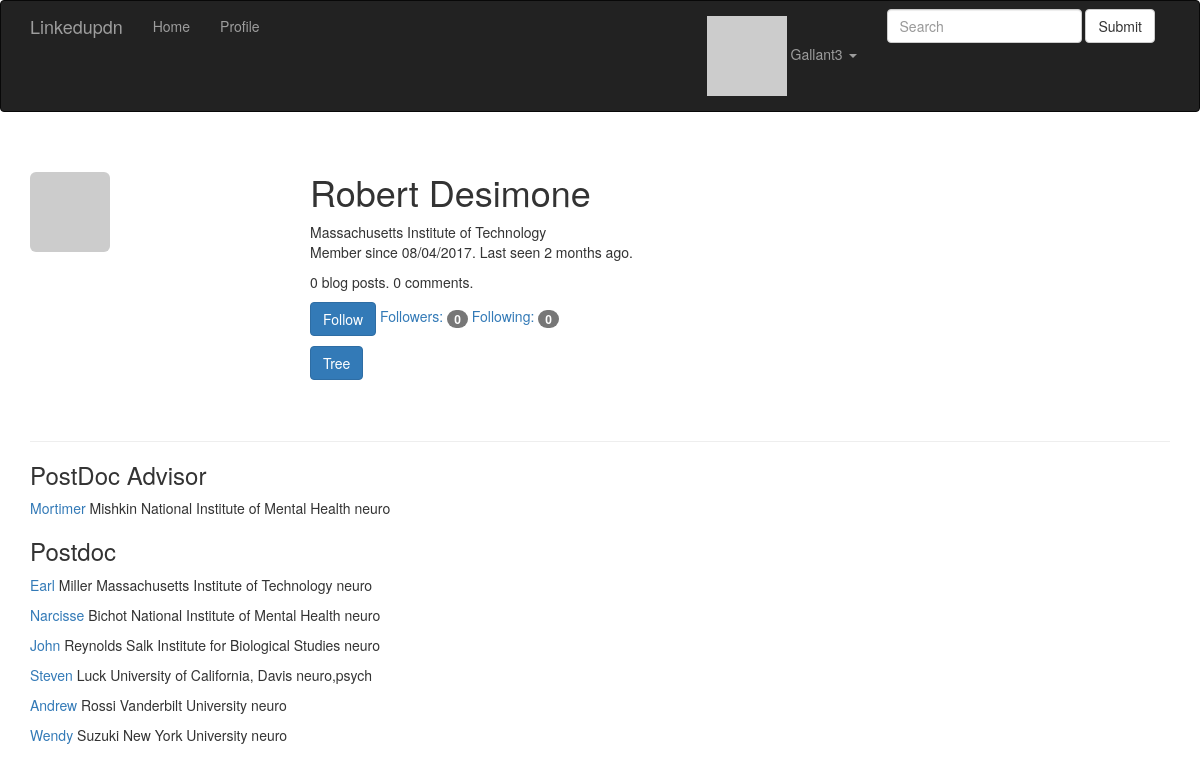
Page /user/Desimone25 (signed in) on the committed database.
### app/models.py (models this page shows, shortened)
class User(UserMixin, db.Model):
    __tablename__ = 'users'
    __searchable__ = ['username']
    id = db.Column(db.Integer, primary_key=True)
    pid = db.Column(db.Integer)
    email = db.Column(db.String(64), unique=True, index=True)
    username = db.Column(db.String(64), unique=True, index=True)
    role_id = db.Column(db.Integer, db.ForeignKey('roles.id'))
    password_hash = db.Column(db.String(128))
    confirmed = db.Column(db.Boolean, default=False)
    name = db.Column(db.String(64))
    firstName = db.Column(db.String(64))
    middleName = db.Column(db.String(64))
    lastName = db.Column(db.String(64))
    location = db.Column(db.String(64))
    about_me = db.Column(db.Text())
    member_since = db.Column(db.DateTime(), default=datetime.utcnow)
    last_seen = db.Column(db.DateTime(), default=datetime.utcnow)
    avatar_hash = db.Column(db.String(32))
    organization = db.Column(db.String(64))
    majorField = db.Column(db.String(64))
    orcid = db.Column(db.String(64))
    award = db.Column(db.String(64))
    posts = db.relationship('Post', backref='author', lazy='dynamic')
    followed = db.relationship('Follow',
                               foreign_keys=[Follow.follower_id],
                               backref=db.backref('follower', lazy='joined'),
                               lazy='dynamic',
                               cascade='all, delete-orphan')
    followers = db.relationship('Follow',
                                foreign_keys=[Follow.followed_id],
                                backref=db.backref('followed', lazy='joined'),
                                lazy='dynamic',
                                cascade='all, delete-orphan')
    phdAdvisors = db.relationship('Connect',
                                foreign_keys=[Connect.phd_id],
                                backref=db.backref('phd', lazy='joined'),
                                lazy='dynamic',
                                cascade='all, delete-orphan')
    phds = db.relationship('Connect',
                                foreign_keys=[Connect.phdAdvisor_id],
                                backref=db.backref('phdAdvisor', lazy='joined'),
                                lazy='dynamic',
                                cascade='all, delete-orphan')
    postdocAdvisors = db.relationship('ConnectP',
                                foreign_keys=[ConnectP.postdoc_id],
                                backref=db.backref('postdoc', lazy='joined'),
                                lazy='dynamic',
                                cascade='all, delete-orphan')
    postdocs = db.relationship('ConnectP',
                                foreign_keys=[ConnectP.postdocAdvisor_id],
                                backref=db.backref('postdocAdvisor', lazy='joined'),
                                lazy='dynamic',
                                cascade='all, delete-orphan')
    comments = db.relationship('Comment', backref='author', lazy='dynamic')
    @property
    def password(self):
        raise AttributeError('password is not a readable attribute')
    def can(self, permissions):
        return self.role is not None and \
            (self.role.permissions & permissions) == permissions
    def is_administrator(self):
        return self.can(Permission.ADMINISTER)
    def ping(self):
        self.last_seen = datetime.utcnow()
        db.session.add(self)
    def gravatar(self, size=100, default='identicon', rating='g'):
        if request.is_secure:
            url = 'https://secure.gravatar.com/avatar'
        else:
            url = 'http://www.gravatar.com/avatar'
        hash = self.avatar_hash or hashlib.md5(
            self.email.encode('utf-8')).hexdigest()
        return '{url}/{hash}?s={size}&d={default}&r={rating}'.format(
            url=url, hash=hash, size=size, default=default, rating=rating)
    def is_following(self, user):
        return self.followed.filter_by(
            followed_id=user.id).first() is not None

### app/main/views.py (the view)
@main.route('/user/<username>')
def user(username):
    user = User.query.filter_by(username=username).first_or_404()
    connectUpp = user.phdAdvisors.first()
    connectUppd = user.postdocAdvisors.first()
    connectDnp = user.phds.all()
    connectDnpd = user.postdocs.all()
    if connectUpp is not None:
        phdAdvisor = connectUpp.phdAdvisor
    else:
        phdAdvisor = None
    if connectUppd is not None:
        postdocAdvisor = connectUppd.postdocAdvisor
    else:
        postdocAdvisor = None
    if connectDnp is not None:
        phds = [{'user': i.phd, 'timestamp': i.timestamp} for i in connectDnp]
    else:
        phds = None
    if connectDnpd is not None:
        postdocs = [{'user': i.postdoc, 'timestamp': i.timestamp} for i in connectDnpd]
    else:
        postdocs = None
    return render_template('user.html', user=user,
                           phdAdvisor=phdAdvisor, postdocAdvisor=postdocAdvisor,
                           phds=phds, postdocs=postdocs)

### app/auth/views.py (called while the page is built)
@auth.before_app_request
def before_request():
    if current_user.is_authenticated:
        current_user.ping()
        if not current_user.confirmed \
                and request.endpoint \
                and request.endpoint[:5] != 'auth.' \
                and request.endpoint != 'static':
            return redirect(url_for('auth.unconfirmed'))

### app/main/__init__.py (called while the page is built)
@main.app_context_processor
def inject_permissions():
    return dict(Permission=Permission)

### app/main/views.py (called while the page is built)
@main.after_app_request
def after_request(response):
    for query in get_debug_queries():
        if query.duration >= current_app.config['LINKEDUPDN_SLOW_DB_QUERY_TIME']:
            current_app.logger.warning(
                'Slow query: %s\nParameters: %s\nDuration: %fs\nContext: %s\n'
                % (query.statement, query.parameters, query.duration,
                   query.context))
    return response

### app/models.py (called while the page is built)
@login_manager.user_loader
def load_user(user_id):
    return User.query.get(int(user_id))

### app/templates/user.html (shortened to what this page needs)
{% extends "base.html" %}
{% import "_macros.html" as macros %}
{% block page_content %}
<div class="page-header">
    <img class="img-rounded profile-thumbnail" src="{{ user.gravatar(size=256) }}">
    <div class="profile-header">
        <h1>{{ user.firstName }} {{user.middleName}} {{user.lastName}}</h1>
        {% if user.organization %}{{user.organization}}<br>{% endif %}
        <p>Member since {{ moment(user.member_since).format('L') }}. Last seen {{ moment(user.last_seen).fromNow() }}.</p>
        <p>{{ user.posts.count() }} blog posts. {{ user.comments.count() }} comments.</p>
        <p>
            {% if current_user.can(Permission.FOLLOW) and user != current_user %}
                {% if not current_user.is_following(user) %}
                <a href="{{ url_for('.follow', username=user.username) }}" class="btn btn-primary">Follow</a>
                {% else %}
                <a href="{{ url_for('.unfollow', username=user.username) }}" class="btn btn-default">Unfollow</a>
                {% endif %}
            {% endif %}
            <a href="{{ url_for('.followers', username=user.username) }}">Followers: <span class="badge">{{ user.followers.count() - 1 }}</span></a>
            <a href="{{ url_for('.followed_by', username=user.username) }}">Following: <span class="badge">{{ user.followed.count() - 1 }}</span></a>
        </p>
        <p>
          <a href="{{ url_for('.tree', username=user.username) }}" class="btn btn-primary">Tree</a>
        </p>
    </div>
</div>
{% if postdocAdvisor %}
  <h3> PostDoc Advisor </h3>
  <p><a href="{{ url_for('.user', username=postdocAdvisor.username) }}">{{ postdocAdvisor.firstName }}</a>
  {{ postdocAdvisor.lastName }}
  {{ postdocAdvisor.organization }}
  {{ postdocAdvisor.majorField }}</p>
{% endif %}
{% if postdocs %}
  <h3> Postdoc </h3>
  {% for postdoc in postdocs %}
    <p><a href="{{ url_for('.user', username=postdoc.user.username) }}">{{ postdoc.user.firstName }}</a>
    {{ postdoc.user.lastName }}
    {{ postdoc.user.organization }}
    {{ postdoc.user.majorField }}</p>
  {% endfor %}
{% endif %}
{% endblock %}

### app/templates/base.html (shortened to what this page needs)
{% extends "bootstrap/base.html" %}
{% block head %}
{{ super() }}
<link rel="stylesheet" type="text/css" href="{{ url_for('static', filename='styles.css') }}">
{% endblock %}
{% block navbar %}
<div class="navbar navbar-inverse" role="navigation">
    <div class="container">
        <div class="navbar-header">
            <a class="navbar-brand" href="{{ url_for('main.index') }}">Linkedupdn</a>
        </div>
        <div class="navbar-collapse collapse">
            <ul class="nav navbar-nav">
                <li><a href="{{ url_for('main.index') }}">Home</a></li>
                {% if current_user.is_authenticated %}
                <li><a href="{{ url_for('main.user', username=current_user.username) }}">Profile</a></li>
                {% endif %}
            </ul>
            <form class="navbar-form navbar-right" action="{{ url_for('search')}}" method="post">
              <div class="form-group">
                <input type="text" class="form-control" placeholder="Search">
              </div>
              <button type="submit" class="btn btn-default">Submit</button>
            </form>
            <ul class="nav navbar-nav navbar-right">
                {% if current_user.is_authenticated %}
                <li class="dropdown">
                    <a href="#" class="dropdown-toggle" data-toggle="dropdown">
                        <img src="{{ current_user.gravatar(size=18) }}">
                        {{ current_user.username }} <b class="caret"></b>
                    </a>
                </li>
                {% else %}
                <li><a href="{{ url_for('auth.login') }}">Log In</a></li>
                {% endif %}
            </ul>
        </div>
    </div>
</div>
{% endblock %}
{% block content %}
<div class="container">
    {% block page_content %}{% endblock %}
</div>
{% endblock %}

### app/static/styles.css (style rules this page uses)
.profile-thumbnail { position: absolute; }
.profile-header { min-height: 260px; margin-left: 280px; }

### rows in the picture
User: username "Gallant3"
User: firstName "Robert", lastName "Desimone", organization "Massachusetts Institute of Technology", member_since "08/04/2017", last_seen "2 months ago"
User: firstName "Mortimer", lastName "Mishkin", organization "National Institute of Mental Health", majorField "neuro"
User: user.firstName "Earl", user.lastName "Miller", user.organization "Massachusetts Institute of Technology", user.majorField "neuro"
User: user.firstName "Narcisse", user.lastName "Bichot", user.organization "National Institute of Mental Health", user.majorField "neuro"
User: user.firstName "John", user.lastName "Reynolds", user.organization "Salk Institute for Biological Studies", user.majorField "neuro"
User: user.firstName "Steven", user.lastName "Luck", user.organization "University of California, Davis", user.majorField "neuro,psych"
User: user.firstName "Andrew", user.lastName "Rossi", user.organization "Vanderbilt University", user.majorField "neuro"
User: user.firstName "Wendy", user.lastName "Suzuki", user.organization "New York University", user.majorField "neuro"

### other values in the picture
{{ user.posts.count() }} "0"
{{ user.comments.count() }} "0"
{{ user.followers.count() - 1 }} "0"
{{ user.followed.count() - 1 }} "0"
